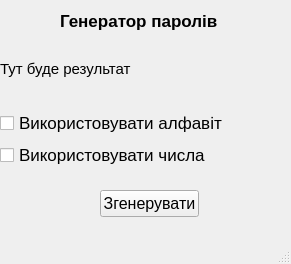
<?xml version="1.0" encoding="UTF-8"?>
<ui version="4.0">
 <class>MainWindow</class>
 <widget class="QMainWindow" name="MainWindow">
  <property name="geometry">
   <rect>
    <x>0</x>
    <y>0</y>
    <width>291</width>
    <height>264</height>
   </rect>
  </property>
  <property name="windowTitle">
   <string>MainWindow</string>
  </property>
  <widget class="QWidget" name="centralwidget">
   <widget class="QLabel" name="label">
    <property name="geometry">
     <rect>
      <x>60</x>
      <y>10</y>
      <width>167</width>
      <height>21</height>
     </rect>
    </property>
    <property name="font">
     <font>
      <pointsize>13</pointsize>
      <weight>75</weight>
      <bold>true</bold>
     </font>
    </property>
    <property name="text">
     <string>Генератор паролів</string>
    </property>
   </widget>
   <widget class="QWidget" name="verticalLayoutWidget">
    <property name="geometry">
     <rect>
      <x>0</x>
      <y>110</y>
      <width>225</width>
      <height>58</height>
     </rect>
    </property>
    <layout class="QVBoxLayout" name="verticalLayout">
     <item>
      <widget class="QCheckBox" name="useAlphabet">
       <property name="font">
        <font>
         <pointsize>13</pointsize>
        </font>
       </property>
       <property name="text">
        <string>Використовувати алфавіт</string>
       </property>
      </widget>
     </item>
     <item>
      <widget class="QCheckBox" name="useNumbers">
       <property name="font">
        <font>
         <pointsize>13</pointsize>
        </font>
       </property>
       <property name="text">
        <string>Використовувати числа</string>
       </property>
      </widget>
     </item>
    </layout>
   </widget>
   <widget class="QPushButton" name="generate">
    <property name="geometry">
     <rect>
      <x>100</x>
      <y>190</y>
      <width>99</width>
      <height>27</height>
     </rect>
    </property>
    <property name="font">
     <font>
      <pointsize>12</pointsize>
     </font>
    </property>
    <property name="text">
     <string>Згенерувати</string>
    </property>
   </widget>
   <widget class="QLabel" name="result">
    <property name="geometry">
     <rect>
      <x>0</x>
      <y>60</y>
      <width>139</width>
      <height>18</height>
     </rect>
    </property>
    <property name="font">
     <font>
      <pointsize>11</pointsize>
     </font>
    </property>
    <property name="text">
     <string>Тут буде результат</string>
    </property>
   </widget>
  </widget>
  <widget class="QStatusBar" name="statusbar"/>
  <widget class="QMenuBar" name="menubar">
   <property name="geometry">
    <rect>
     <x>0</x>
     <y>0</y>
     <width>291</width>
     <height>21</height>
    </rect>
   </property>
  </widget>
 </widget>
 <resources/>
 <connections/>
</ui>
